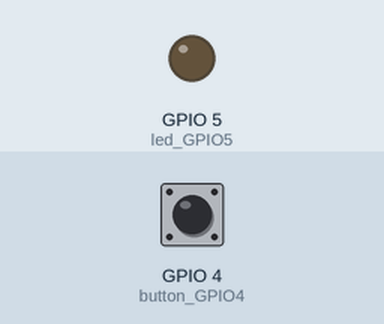
A program run on a simulated ESP32 board running MicroPython. Shown: output pins drawn as LEDs (lit = HIGH). The inputs (shaded band) are chosen by the test bench; at power-on: GPIO 4 (button_GPIO4) LOW. What the program prints to the serial console is not drawn.

Above: at 1.2 s.
1.3 s: GPIO 4 (button_GPIO4) pulled HIGH for 0.15 s
At 1.37 s:
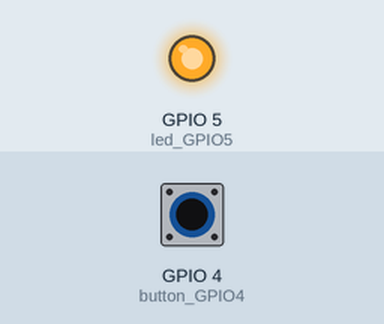
2.9 s: GPIO 4 (button_GPIO4) pulled HIGH for 3.2 s
At 6.4 s:
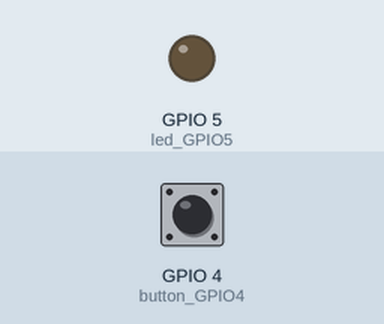
Timing chart, 0 to 7.9 s (numbered marks = the images above; inputs shaded):
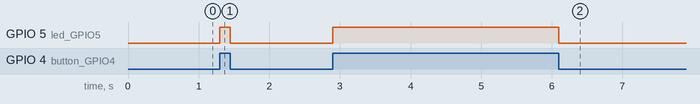

Measured:
- after the input at 1.3 s, GPIO 5 (led_GPIO5): LOW → HIGH at once, → LOW 0.15 s later
- after the input at 2.9 s, GPIO 5 (led_GPIO5): LOW → HIGH at once, → LOW 3.2 s later

The program:

LedGPIO5_ButtonGPIO4.py
```python
from machine import Pin #GPIO 腳位所用之套件
import utime#Delay程式所用之套件
led_GPIO5 = Pin(5, Pin.OUT)
#定義led_GPIO5 連接GPIO5腳位
button_GPIO4 = Pin(4, Pin.IN)
#定義button_GPIO4 連接GPIO4腳位

while True:
    print(button_GPIO4.value())
    #led_onboard.toggle()
    if (button_GPIO4.value()):
        print("button is pressed")
        led_GPIO5.on()#設定led_GPIO5腳位物件為高電位

    else:
        print("button is not pressed")
        led_GPIO5.off()#設定led_GPIO5腳位物件為低電位
           
```
